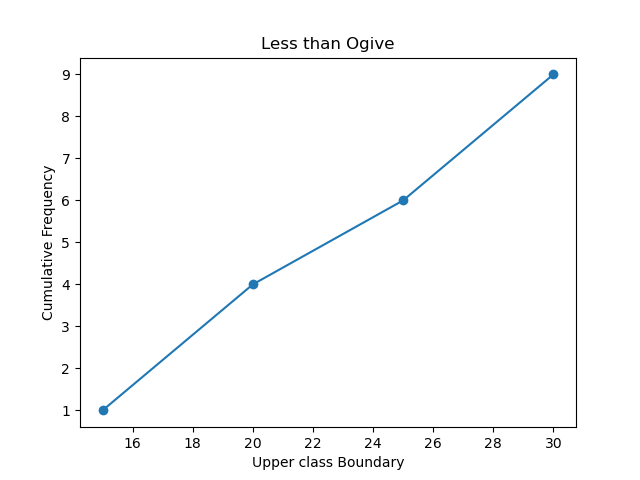

This figure's Python source:
#less-than type Ogive (Continuous Data)
import matplotlib.pyplot as plt
import numpy as np

data = [12,15,17,19,21,23,25,27,29]

bins=[10,15,20,25,30]

freq, edges = np.histogram(data, bins)

cum_freq = np.cumsum(freq)

upper_limits = edges[1:]

plt.plot(upper_limits, cum_freq, marker='o')

plt.title("Less than Ogive")
plt.xlabel("Upper class Boundary")
plt.ylabel("Cumulative Frequency")

plt.savefig("2f.png")
